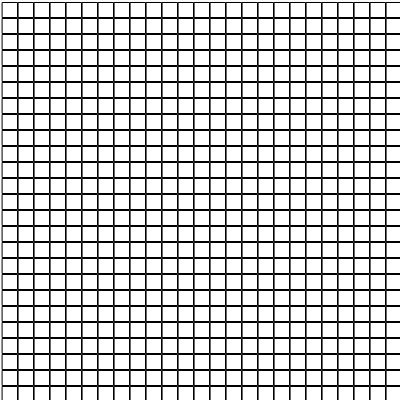
Frame 1 (no input)
Frame 60 (no input): identical to frame 1, image omitted
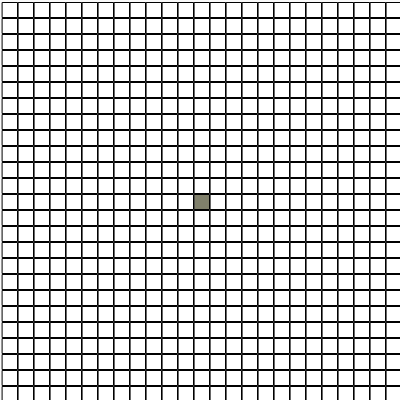
Frame 120 (the mouse pressed at the canvas centre since frame 60)

The p5.js sketch that drew these frames (run headless with seeded random() and noise() and a simulated clock; from frame 60 on, the mouse is pressed at the canvas centre):

// p5.js sketch
// ── sketch.js
const width = 400;
const height = 400;
const halfW = width / 2;
const halfH = height / 2;

const grid = [];
const cols = 25;
const rows = 25;

function setup() {
	createCanvas(width, height);
	// frameRate(30);
	const rowSize = width / rows;
	const colSize = height / cols;

	const halfR = rowSize / 2;
	const halfC = colSize / 2;

	for (let x = 0; x < cols; x++) {
		grid[x] = [];
		for (let y = 0; y < rows; y++) {
			grid[x][y] = new Grid(2.5 + x * colSize, 2.5 + y * rowSize);
		}
	}
}

function draw() {
	background(250);

	for (let x = 0; x < cols; x++) {
		for (let y = 0; y < rows; y++) {
			grid[x][y].update();
			grid[x][y].display();
		}
	}
}

// ── grid.js
class Grid {
	constructor(x, y) {
		this.r = 0;
		this.angle = 0;
		this.size = 15;
		this.x0 = x;
		this.y0 = y;

		this.red = 255;
		this.green = 255;
		this.blue = 255;
	}

	update() {
		this.x = this.r * cos(this.angle);
		this.y = this.r * sin(this.angle);

		this.xLocation = this.x0 + this.x;
		this.yLocation = this.y0 + this.y;

		if (
			mouseX > this.xLocation &&
			mouseX < this.xLocation + this.size &&
			mouseY > this.yLocation &&
			mouseY < this.yLocation + this.size
		) {
			this.red = map(mouseX, 0, width, 0, 255);
			this.green = map(mouseY, 0, height, 0, 255);
			this.blue = noise(mouseX * mouseY + frameCount) * 255;
		}
	}

	display() {
		fill(this.red, this.green, this.blue);
		rect(this.x0 + this.x, this.y0 + this.y, this.size, this.size);
	}
}
